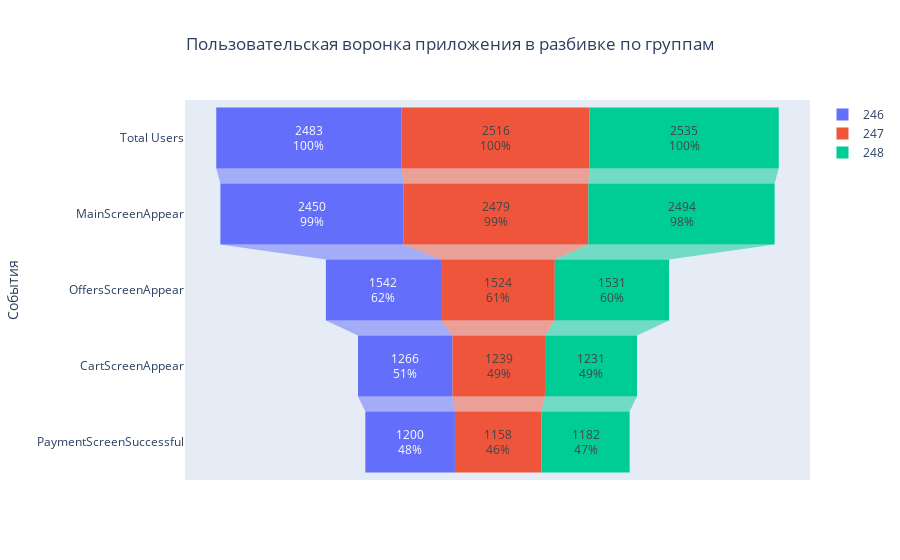

Notebook cell for this chart:
### Markdown cell above
На основе датафрейма `groups` построим график воронки с разбивкой по группам.

### Code cell
fig = go.Figure()

fig.add_trace(go.Funnel(
    name = '246',
    y = groups['event_name'],
    x = groups[246],
    textinfo = "value+percent initial"))

fig.add_trace(go.Funnel(
    name = '247',
    orientation = "h",
    y = groups['event_name'],
    x = groups[247],
    textposition = "inside",
    textinfo = "value+percent initial"))

fig.add_trace(go.Funnel(
    name = '248',
    orientation = "h",
    y = groups['event_name'],
    x = groups[248],
    textposition = "inside",
    textinfo = "value+percent initial"))

fig.update_layout(title_text='Пользовательская воронка приложения в разбивке по группам', 
                  title_x=0.5,
                  yaxis_title='События')

fig.show()

### Figure 1 — Plotly figure (JSON) as saved in the notebook; plotly's stock layout.template omitted (floating-point values rounded to 4 significant figures)
{"data": [{"name": "246", "textinfo": "value+percent initial", "type": "funnel", "x": [2483, 2450, 1542, 1266, 1200], "y": ["Total Users", "MainScreenAppear", "OffersScreenAppear", "CartScreenAppear", "PaymentScreenSuccessful"]}, {"name": "247", "orientation": "h", "textinfo": "value+percent initial", "textposition": "inside", "type": "funnel", "x": [2516, 2479, 1524, 1239, 1158], "y": ["Total Users", "MainScreenAppear", "OffersScreenAppear", "CartScreenAppear", "PaymentScreenSuccessful"]}, {"name": "248", "orientation": "h", "textinfo": "value+percent initial", "textposition": "inside", "type": "funnel", "x": [2535, 2494, 1531, 1231, 1182], "y": ["Total Users", "MainScreenAppear", "OffersScreenAppear", "CartScreenAppear", "PaymentScreenSuccessful"]}], "layout": {"autosize": true, "title": {"text": "Пользовательская воронка приложения в разбивке по группам", "x": 0.5}, "xaxis": {"autorange": true, "range": [-4186.0, 4186.0], "type": "linear"}, "yaxis": {"autorange": true, "range": [4.5, -0.5], "title": {"text": "События"}, "type": "category"}}}
